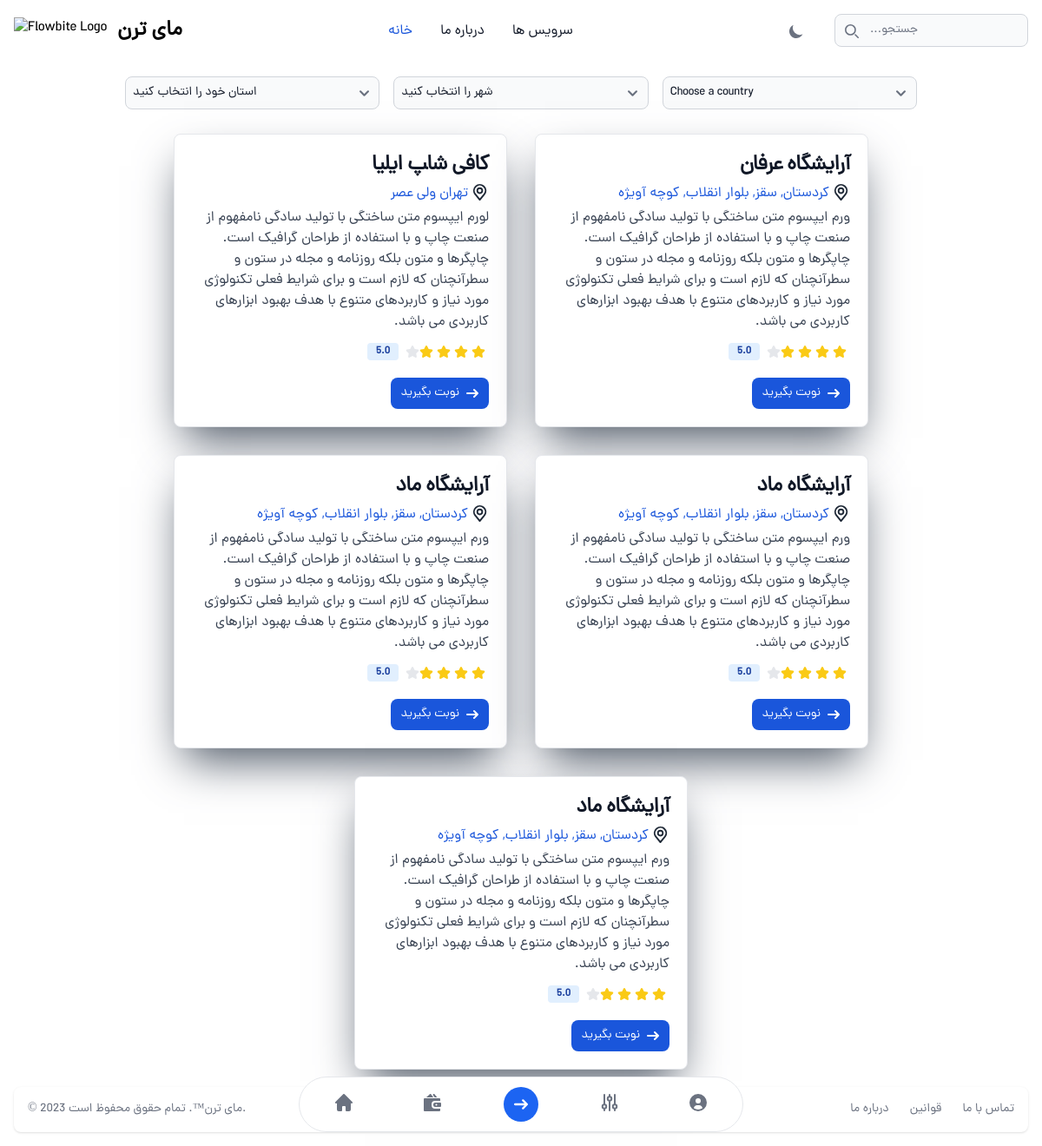
The app's page /app/ with its own data.
### base/models.py (models this page shows, shortened)
class Store(models.Model):
    name = models.CharField(max_length=100, blank=False, null=False)
    desc = models.TextField(null=False, blank=False)
    img = models.TextField(null=False, blank=False)
    products = models.ForeignKey('Product', on_delete=models.CASCADE)
    address = models.CharField(
        max_length=500, blank=False, null=False, default='new york')

### base/views.py (the view)
# urls.py: path('app/', appPage, name="app")
def appPage(request):
    q = request.GET.get('q') if request.GET.get('q') is not None else ''
    print(q)
    stores_query = Store.objects.filter(
        Q(name__icontains=q)
    )
    context = {'stores_all': stores_query}
    return render(request, 'base/app.html', context)

### base/templates/base/app.html (shortened to what this page needs)
{% extends "base/index.html" %} {% block app %}
<div class="max-w-full flex gap-4 mx-36">
  <div class="w-full">
    <select
      id="small"
      class="block w-full p-2 mb-6 text-sm text-gray-900 border border-gray-300 rounded-lg bg-gray-50 focus:ring-blue-500 focus:border-blue-500 dark:bg-gray-700 dark:border-gray-600 dark:placeholder-gray-400 dark:text-white dark:focus:ring-blue-500 dark:focus:border-blue-500"
    >
      <option selected>استان خود را انتخاب کنید</option>
    </select>
  </div>
  <div class="w-full">
    <select
      id="small"
      class="block w-full p-2 mb-6 text-sm text-gray-900 border border-gray-300 rounded-lg bg-gray-50 focus:ring-blue-500 focus:border-blue-500 dark:bg-gray-700 dark:border-gray-600 dark:placeholder-gray-400 dark:text-white dark:focus:ring-blue-500 dark:focus:border-blue-500"
    >
      <option selected>شهر را انتخاب کنید</option>
    </select>
  </div>
  <div class="w-full">
    <select
      id="small"
      class="block w-full p-2 mb-6 text-sm text-gray-900 border border-gray-300 rounded-lg bg-gray-50 focus:ring-blue-500 focus:border-blue-500 dark:bg-gray-700 dark:border-gray-600 dark:placeholder-gray-400 dark:text-white dark:focus:ring-blue-500 dark:focus:border-blue-500"
    >
      <option selected>Choose a country</option>
    </select>
  </div>
</div>
<div class="p-1 gap-8 flex flex-wrap justify-center">
  {% for store in stores_all %}
  <div
    class="max-w-sm bg-white border border-gray-200 rounded-lg dark:bg-gray-800 dark:border-gray-700 shadow-2xl shadow-gray-600 dark:shadow-gray-800"
  >
    <div class="p-5" dir="rtl">
      <a href="#">
        <h5
          class="mb-1 text-2xl font-bold tracking-tight text-gray-900 dark:text-white"
        >
          {{store.name}}
        </h5>
      </a>
      <p class="flex gap-1 mb-1 text-blue-700 dark:text-blue-400">
        {{store.address}}
      </p>
      <p class="mb-3 font-normal text-gray-700 dark:text-gray-400">
        {{store.desc}}
      </p>
      <div class="flex items-center mt-2.5 mb-5">
        <span
          class="bg-blue-100 text-blue-800 text-xs font-semibold mr-2 px-2.5 py-0.5 rounded dark:bg-blue-200 dark:text-blue-800 ml-3"
          >5.0</span
        >
      </div>
      <a
        href="#"
        class="inline-flex items-center px-3 py-2 text-sm font-medium text-center text-white bg-blue-700 rounded-lg hover:bg-blue-800 focus:ring-4 focus:outline-none focus:ring-blue-300 dark:bg-blue-600 dark:hover:bg-blue-700 dark:focus:ring-blue-800"
      >
        <svg
          class="w-3.5 h-3.5 ml-2"
          aria-hidden="true"
          xmlns="http://www.w3.org/2000/svg"
          fill="none"
          viewBox="0 0 14 10"
        >
          <path
            stroke="currentColor"
            stroke-linecap="round"
            stroke-linejoin="round"
            stroke-width="2"
            d="M1 5h12m0 0L9 1m4 4L9 9"
          />
        </svg>
        نوبت بگیرید
      </a>
    </div>
  </div>
  {% endfor %}
</div>
{% endblock app %}

### base/templates/base/index.html (shortened to what this page needs)
{% load compress %} {% load static %}
<!DOCTYPE html>
<html lang="en" class="font-dana">
  <head>
    {% compress css %}
    <link rel="stylesheet" href="{% static 'src/output.css' %}" />
    {% endcompress %}
  </head>
  <body class="dark:bg-gray-900">
    <nav class="bg-white border-gray-200 dark:bg-gray-900">
      <div
        class="max-w-screen-xl flex flex-wrap items-center justify-between mx-auto p-4"
      >
        <a href="https://flowbite.com/" class="flex items-center">
          <img
            src="https://flowbite.com/docs/images/logo.svg"
            class="h-8 mr-3"
            alt="Flowbite Logo"
          />
          <span
            class="self-center text-2xl font-semibold whitespace-nowrap dark:text-white"
            >مای ترن</span
          >
        </a>
        <div class="flex md:order-2 gap-6">
          <button
            id="theme-toggle"
            type="button"
            class="text-gray-500 dark:text-gray-400 hover:bg-gray-100 dark:hover:bg-gray-700 focus:outline-none focus:ring-4 focus:ring-gray-200 dark:focus:ring-gray-700 rounded-lg text-sm p-2.5"
          >
            <svg
              id="theme-toggle-dark-icon"
              class="hidden w-5 h-5"
              fill="currentColor"
              viewBox="0 0 20 20"
              xmlns="http://www.w3.org/2000/svg"
            >
              <path
                d="M17.293 13.293A8 8 0 016.707 2.707a8.001 8.001 0 1010.586 10.586z"
              ></path>
            </svg>
          </button>
          <div class="relative hidden md:block">
            <div
              class="absolute inset-y-0 left-0 flex items-center pl-3 pointer-events-none"
            >
            </div>
            {% if request.path == '/app/'%}
            <form action="">
              <input
                type="text"
                name="q"
                id="search-navbar"
                class="block w-full p-2 pl-10 text-sm text-gray-900 border border-gray-300 rounded-lg bg-gray-50 focus:ring-blue-500 focus:border-blue-500 dark:bg-gray-700 dark:border-gray-600 dark:placeholder-gray-400 dark:text-white dark:focus:ring-blue-500 dark:focus:border-blue-500"
                placeholder="...جستجو"
              />
            </form>
            {% endif %}
          </div>
        </div>
        <div
          class="items-center justify-between hidden w-full md:flex md:w-auto md:order-1"
          id="navbar-search"
        >
          <ul
            class="flex flex-col p-4 md:p-0 mt-4 font-medium border border-gray-100 rounded-lg bg-gray-50 md:flex-row md:space-x-8 md:mt-0 md:border-0 md:bg-white dark:bg-gray-800 md:dark:bg-gray-900 dark:border-gray-700"
          >
            <li>
              <a
                href="#"
                class="block py-2 pl-3 pr-4 text-white bg-blue-700 rounded md:bg-transparent md:text-blue-700 md:p-0 md:dark:text-blue-500"
                aria-current="page"
                >خانه</a
              >
            </li>
            <li>
              <a
                href="#"
                class="block py-2 pl-3 pr-4 text-gray-900 rounded hover:bg-gray-100 md:hover:bg-transparent md:hover:text-blue-700 md:p-0 md:dark:hover:text-blue-500 dark:text-white dark:hover:bg-gray-700 dark:hover:text-white md:dark:hover:bg-transparent dark:border-gray-700"
                >درباره ما</a
              >
            </li>
            <li>
              <a
                href="#"
                class="block py-2 pl-3 pr-4 text-gray-900 rounded hover:bg-gray-100 md:hover:bg-transparent md:hover:text-blue-700 md:p-0 dark:text-white md:dark:hover:text-blue-500 dark:hover:bg-gray-700 dark:hover:text-white md:dark:hover:bg-transparent dark:border-gray-700"
                >سرویس ها</a
              >
            </li>
          </ul>
        </div>
      </div>
    </nav>
    <div class="mx-auto mt-4">{% block app %} {% endblock app %}</div>
    <div
      class="fixed z-50 w-full h-16 max-w-lg -translate-x-1/2 bg-white border border-gray-200 rounded-full bottom-4 left-1/2 dark:bg-gray-700 dark:border-gray-600"
    >
      <div class="grid h-full max-w-lg grid-cols-5 mx-auto">
        <a
          href="{% url 'index' %}"
          data-tooltip-target="tooltip-home"
          type="button"
          class="inline-flex flex-col items-center justify-center px-5 rounded-l-full hover:bg-gray-50 dark:hover:bg-gray-800 group"
        >
        </a>
        <button
          data-tooltip-target="tooltip-wallet"
          type="button"
          class="inline-flex flex-col items-center justify-center px-5 hover:bg-gray-50 dark:hover:bg-gray-800 group"
        >
        </button>
        <div class="flex items-center justify-center">
          <a
            href="{% url 'app' %}"
            data-tooltip-target="tooltip-new"
            type="button"
            class="inline-flex items-center justify-center w-10 h-10 font-medium bg-blue-600 rounded-full hover:bg-blue-700 group focus:ring-4 focus:ring-blue-300 focus:outline-none dark:focus:ring-blue-800"
          >
            <svg
              class="w-4 h-4 text-white"
              aria-hidden="true"
              xmlns="http://www.w3.org/2000/svg"
              fill="none"
              viewBox="0 0 14 10"
            >
              <path
                stroke="currentColor"
                stroke-linecap="round"
                stroke-linejoin="round"
                stroke-width="2"
                d="M1 5h12m0 0L9 1m4 4L9 9"
              />
            </svg>
          </a>
        </div>
        <button
          data-tooltip-target="tooltip-settings"
          type="button"
          class="inline-flex flex-col items-center justify-center px-5 hover:bg-gray-50 dark:hover:bg-gray-800 group"
        >
        </button>
        <button
          data-tooltip-target="tooltip-profile"
          type="button"
          class="inline-flex flex-col items-center justify-center px-5 rounded-r-full hover:bg-gray-50 dark:hover:bg-gray-800 group"
        >
        </button>
      </div>
    </div>
    <footer class="bg-white rounded-lg shadow m-4 dark:bg-gray-800">
      <div
        class="w-full mx-auto max-w-screen-xl p-4 md:flex md:items-center md:justify-between"
      >
        <span class="text-sm text-gray-500 sm:text-center dark:text-gray-400"
          >© 2023
          <a href="https://flowbite.com/" class="hover:underline">مای ترن™</a>.
          تمام حقوق محفوظ است.
        </span>
        <ul
          class="flex flex-wrap items-center mt-3 text-sm font-medium text-gray-500 dark:text-gray-400 sm:mt-0"
        >
          <li>
            <a href="#" class="mr-4 hover:underline md:mr-6">درباره ما</a>
          </li>
          <li>
            <a href="#" class="mr-4 hover:underline md:mr-6">قوانین</a>
          </li>
          <li>
            <a href="#" class="hover:underline">تماس با ما</a>
          </li>
        </ul>
      </div>
    </footer>
  </body>
</html>

### records on screen
Store: name "کافی شا‍پ ایلیا", address "تهران ولی عصر", desc "لورم ایپسوم متن ساختگی با تولید سادگی نامفهوم از صنعت چاپ و با استفاده از طراحان گرافیک است. چاپگرها و متون بلکه روزنامه و مجله در ستون و سطرآنچنان که لازم است و برای شرایط فعلی تکنولوژی مورد نیاز و کاربردهای متنوع با هدف بهبود ابزارهای کاربردی می باشد."
Store: name "آرایشگاه عرفان", address "کردستان, سقز, بلوار انقلاب, کوچه آویژه", desc "ورم ایپسوم متن ساختگی با تولید سادگی نامفهوم از صنعت چاپ و با استفاده از طراحان گرافیک است. چاپگرها و متون بلکه روزنامه و مجله در ستون و سطرآنچنان که لازم است و برای شرایط فعلی تکنولوژی مورد نیاز و کاربردهای متنوع با هدف بهبود ابزارهای کاربردی می باشد."
Store: name "آرایشگاه ماد", address "کردستان, سقز, بلوار انقلاب, کوچه آویژه", desc "ورم ایپسوم متن ساختگی با تولید سادگی نامفهوم از صنعت چاپ و با استفاده از طراحان گرافیک است. چاپگرها و متون بلکه روزنامه و مجله در ستون و سطرآنچنان که لازم است و برای شرایط فعلی تکنولوژی مورد نیاز و کاربردهای متنوع با هدف بهبود ابزارهای کاربردی می باشد."
Store: name "آرایشگاه ماد", address "کردستان, سقز, بلوار انقلاب, کوچه آویژه", desc "ورم ایپسوم متن ساختگی با تولید سادگی نامفهوم از صنعت چاپ و با استفاده از طراحان گرافیک است. چاپگرها و متون بلکه روزنامه و مجله در ستون و سطرآنچنان که لازم است و برای شرایط فعلی تکنولوژی مورد نیاز و کاربردهای متنوع با هدف بهبود ابزارهای کاربردی می باشد."
Store: name "آرایشگاه ماد", address "کردستان, سقز, بلوار انقلاب, کوچه آویژه", desc "ورم ایپسوم متن ساختگی با تولید سادگی نامفهوم از صنعت چاپ و با استفاده از طراحان گرافیک است. چاپگرها و متون بلکه روزنامه و مجله در ستون و سطرآنچنان که لازم است و برای شرایط فعلی تکنولوژی مورد نیاز و کاربردهای متنوع با هدف بهبود ابزارهای کاربردی می باشد."
